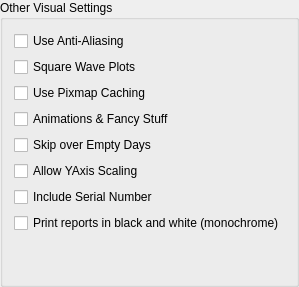
             <widget class="QGroupBox" name="groupBox_2">
              <property name="sizePolicy">
               <sizepolicy hsizetype="Preferred" vsizetype="Minimum">
                <horstretch>0</horstretch>
                <verstretch>0</verstretch>
               </sizepolicy>
              </property>
              <property name="title">
               <string>Other Visual Settings</string>
              </property>
              <layout class="QVBoxLayout" name="verticalLayout_7">
               <item>
                <widget class="QCheckBox" name="useAntiAliasing">
                 <property name="toolTip">
                  <string>Anti-Aliasing applies smoothing to graph plots.. 
Certain plots look more attractive with this on. 
This also affects printed reports.

Try it and see if you like it.</string>
                 </property>
                 <property name="text">
                  <string>Use Anti-Aliasing</string>
                 </property>
                </widget>
               </item>
               <item>
                <widget class="QCheckBox" name="useSquareWavePlots">
                 <property name="toolTip">
                  <string>Makes certain plots look more &quot;square waved&quot;.</string>
                 </property>
                 <property name="text">
                  <string>Square Wave Plots</string>
                 </property>
                </widget>
               </item>
               <item>
                <widget class="QCheckBox" name="usePixmapCaching">
                 <property name="toolTip">
                  <string>Pixmap caching is an graphics acceleration technique. May cause problems with font drawing in graph display area on your platform.</string>
                 </property>
                 <property name="text">
                  <string>Use Pixmap Caching</string>
                 </property>
                </widget>
               </item>
               <item>
                <widget class="QCheckBox" name="animationsAndTransitionsCheckbox">
                 <property name="toolTip">
                  <string>&lt;html&gt;&lt;head/&gt;&lt;body&gt;&lt;p&gt;These features have recently been pruned. They will come back later. &lt;/p&gt;&lt;/body&gt;&lt;/html&gt;</string>
                 </property>
                 <property name="text">
                  <string>Animations &amp;&amp; Fancy Stuff</string>
                 </property>
                </widget>
               </item>
               <item>
                <widget class="QCheckBox" name="skipEmptyDays">
                 <property name="toolTip">
                  <string>Daily view navigation buttons will skip over days without data records</string>
                 </property>
                 <property name="text">
                  <string>Skip over Empty Days</string>
                 </property>
                </widget>
               </item>
               <item>
                <widget class="QCheckBox" name="allowYAxisScaling">
                 <property name="toolTip">
                  <string>Whether to allow changing yAxis scales by double clicking on yAxis labels</string>
                 </property>
                 <property name="text">
                  <string>Allow YAxis Scaling</string>
                 </property>
                </widget>
               </item>
               <item>
                <widget class="QCheckBox" name="includeSerial">
                 <property name="toolTip">
                  <string>Whether to include device serial number on device settings changes report</string>
                 </property>
                 <property name="text">
                  <string>Include Serial Number</string>
                 </property>
                </widget>
               </item>
               <item>
                <widget class="QCheckBox" name="monochromePrinting">
                 <property name="toolTip">
                  <string>Print reports in black and white, which can be more legible on non-color printers</string>
                 </property>
                 <property name="text">
                  <string>Print reports in black and white (monochrome)</string>
                 </property>
                </widget>
               </item>
               <item>
                <spacer name="verticalSpacer">
                 <property name="orientation">
                  <enum>Qt::Vertical</enum>
                 </property>
                 <property name="sizeHint" stdset="0">
                  <size>
                   <width>20</width>
                   <height>40</height>
                  </size>
                 </property>
                </spacer>
               </item>
              </layout>
             </widget>
